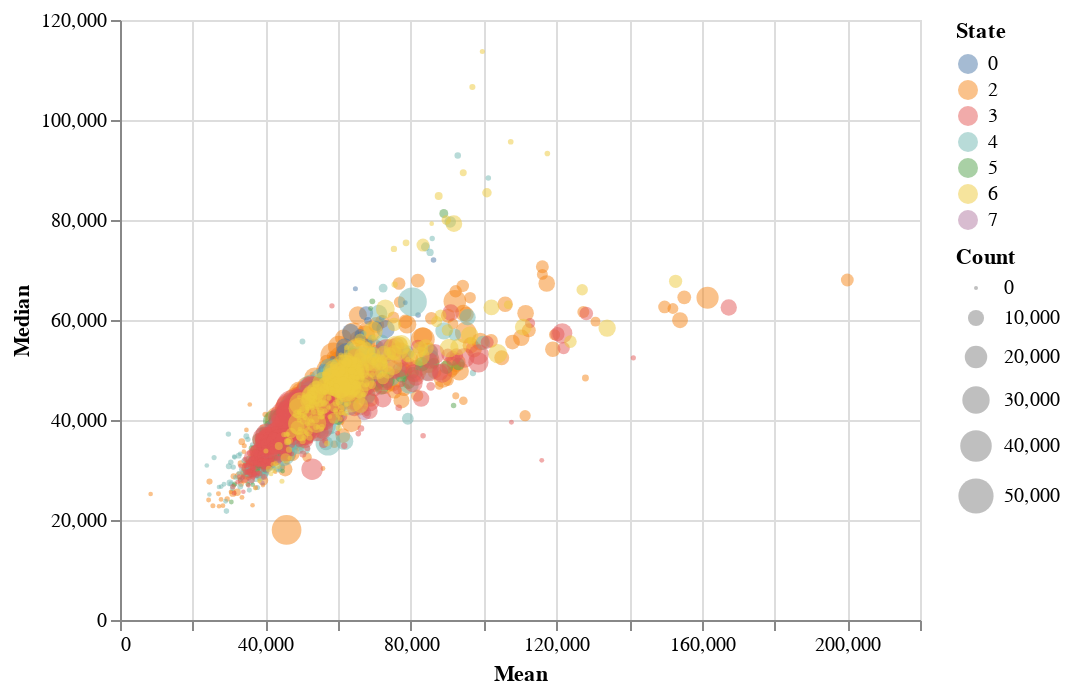

Write notebook code for a chart like this one.
### Code cell
c2 = alt.Chart(ato2).mark_circle(opacity=0.5).encode(
    x='Mean:Q',
    y='Median:Q',
    size='Count',
    color='State:N',
    tooltip='Postcode2')
c2

### Figure 1 — Vega-Lite specification as saved in the notebook (floating-point values rounded to 4 significant figures; data arrays with more than 128 entries replaced by an {"elided": "..."} marker saying what was removed)
{"$schema": "https://vega.github.io/schema/vega-lite/v2.4.3.json", "config": {"view": {"height": 300, "width": 400}}, "data": {"values": {"elided": "2203 records"}}, "encoding": {"color": {"field": "State", "type": "nominal"}, "size": {"field": "Count", "type": "quantitative"}, "tooltip": {"field": "Postcode2", "type": "quantitative"}, "x": {"field": "Mean", "type": "quantitative"}, "y": {"field": "Median", "type": "quantitative"}}, "mark": {"opacity": 0.5, "type": "circle"}}
